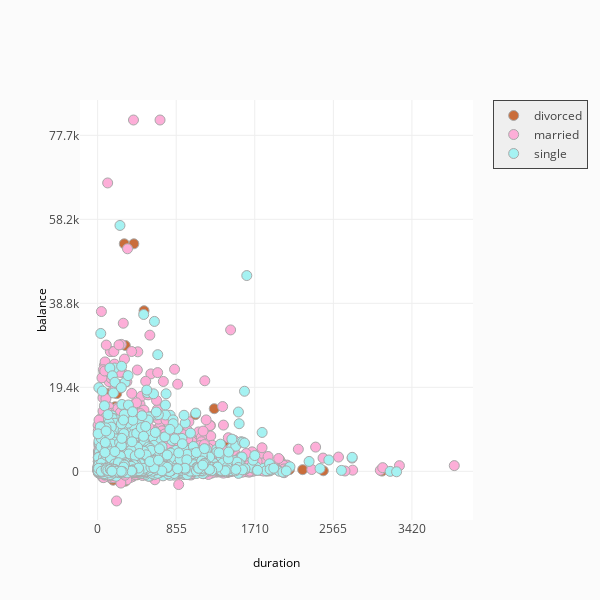

This figure's notebook cell:
### Code cell
# Notice how divorced have a considerably low amount of balance.
fig = ff.create_facet_grid(
    df,
    x='duration',
    y='balance',
    color_name='marital',
    show_boxes=False,
    marker={'size': 10, 'opacity': 1.0},
    colormap={'single': 'rgb(165, 242, 242)', 'married': 'rgb(253, 174, 216)', 'divorced': 'rgba(201, 109, 59, 0.82)'}
)

iplot(fig, filename='facet - custom colormap')

### Figure 1 — Plotly figure (JSON) as saved in the notebook; plotly's stock layout.template omitted (floating-point values rounded to 4 significant figures; data arrays with more than 128 entries replaced by an {"elided": "..."} marker saying what was removed)
{"data": [{"marker": {"color": "rgb(201, 109, 59)", "line": {"color": "darkgrey", "width": 1}, "opacity": 1.0, "size": 10}, "mode": "markers", "name": "divorced", "type": "scatter", "uid": "5e1e4e79-37da-4233-9de4-d13e1f111e9e", "x": {"elided": "1174 int values"}, "xaxis": "x", "y": {"elided": "1174 int values"}, "yaxis": "y"}, {"marker": {"color": "rgb(253, 174, 216)", "line": {"color": "darkgrey", "width": 1}, "opacity": 1.0, "size": 10}, "mode": "markers", "name": "married", "type": "scatter", "uid": "62daff5c-9d8a-4473-9bfb-7ba9c8a77bfb", "x": {"elided": "5815 int values"}, "xaxis": "x", "y": {"elided": "5815 int values"}, "yaxis": "y"}, {"marker": {"color": "rgb(165, 242, 242)", "line": {"color": "darkgrey", "width": 1}, "opacity": 1.0, "size": 10}, "mode": "markers", "name": "single", "type": "scatter", "uid": "6f4ad9d2-5300-4388-8e1e-fd84df3c335d", "x": {"elided": "3336 int values"}, "xaxis": "x", "y": {"elided": "3336 int values"}, "yaxis": "y"}], "layout": {"annotations": [{"font": {"color": "#000000", "size": 12}, "showarrow": false, "text": "duration", "textangle": 0, "x": 0.5, "xanchor": "center", "xref": "paper", "y": -0.1, "yanchor": "middle", "yref": "paper"}, {"font": {"color": "#000000", "size": 12}, "showarrow": false, "text": "balance", "textangle": -90, "x": -0.1, "xanchor": "center", "xref": "paper", "y": 0.5, "yanchor": "middle", "yref": "paper"}], "height": 600, "legend": {"bgcolor": "#efefef", "borderwidth": 1, "x": 1.05, "y": 1, "yanchor": "top"}, "paper_bgcolor": "rgb(251, 251, 251)", "showlegend": true, "title": {"text": ""}, "width": 600, "xaxis": {"anchor": "y", "domain": [0.0, 1.0], "dtick": 855, "range": [-192.0, 4085.0], "ticklen": 0, "zeroline": false}, "yaxis": {"anchor": "x", "domain": [0.0, 1.0], "dtick": 19415, "range": [-11250.0, 85830.0], "ticklen": 0, "zeroline": false}}}
